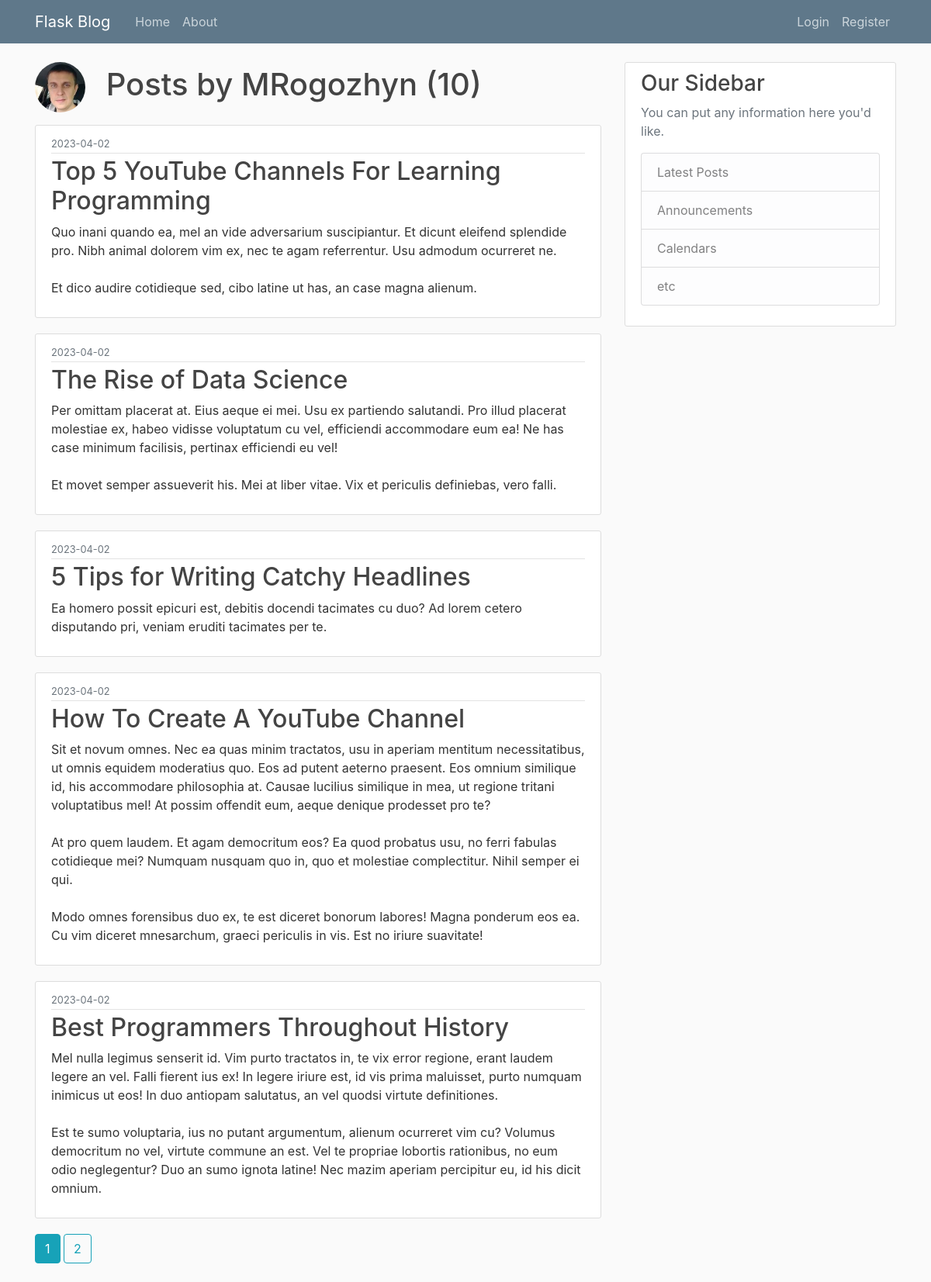
The app's page /user/MRogozhyn with its own data.
### flaskblog/models.py (models this page shows, shortened)
class User(db.Model, UserMixin):
    id = db.Column(db.Integer, primary_key=True)
    username = db.Column(db.String(20), unique=True, nullable=False)
    email = db.Column(db.String(120), unique=True, nullable=False)
    image_file = db.Column(db.String(20), nullable=False, default='default.jpg')
    password = db.Column(db.String(60), nullable=False)
    posts = db.relationship('Post', backref='author', lazy=True)

class Post(db.Model):
    id = db.Column(db.Integer, primary_key=True)
    title = db.Column(db.String(100), nullable=False)
    date_posted = db.Column(db.DateTime, nullable=False, default=datetime.utcnow)
    content = db.Column(db.Text, nullable=False)
    user_id = db.Column(db.Integer, db.ForeignKey('user.id'), nullable=False)

### flaskblog/routes.py (the view)
@app.route("/user/<string:username>")
def user_posts(username):
    page = request.args.get('page', 1, type=int)
    user = User.query.filter_by(username=username).first_or_404()
    posts = Post.query.filter_by(author=user)\
        .order_by(Post.date_posted.desc())\
        .paginate(page=page, per_page=5)
    return render_template('user_posts.html', posts=posts, user=user)

### flaskblog/templates/user_posts.html
{% extends "layout.html" %}
{% block content %}
    <h1 class="mb-3">
        <img class="rounded-circle article-img" src="{{ url_for('static', filename='profile_pict/' + user.image_file) }}">
        Posts by {{ user.username }} ({{ posts.total }})</h1>
	{% for post in posts.items %}
		<article class="media content-section">
          <div class="media-body">
            <div class="article-metadata">
              <small class="text-muted">{{ post.date_posted.strftime('%Y-%m-%d') }}</small>
            </div>
            <h2><a class="article-title" href="{{ url_for('post', post_id=post.id) }}">{{ post.title }}</a></h2>
            <p class="article-content">{{ post.content }}</p>
          </div>
        </article>
	{% endfor %}
    {% for page_num in posts.iter_pages(left_edge=1, right_edge=1, left_current=1, right_current=1) %}
        {% if page_num %}
            {% if posts.page == page_num %}
                <a class="btn btn-info mb-4" href="{{ url_for('user_posts', username=user.username, page=page_num) }}">{{ page_num }}</a>
            {% else %}
                <a class="btn btn-outline-info mb-4" href="{{ url_for('user_posts', username=user.username, page=page_num) }}">{{ page_num }}</a>
            {% endif %}
        {% else %}
            ...
        {% endif %}
    {% endfor %}
{% endblock content %}

### flaskblog/static/main.css (style rules this page uses)
body { background: #fafafa; color: #333333; margin-top: 5rem; }
h1, h2, h3, h4, h5, h6 { color: #444444; }
.content-section { background: #ffffff; padding: 10px 20px; border: 1px solid #dddddd; border-radius: 3px; margin-bottom: 20px; }
.article-title { color: #444444; }
.article-content { white-space: pre-line; }
.article-img { height: 65px; width: 65px; margin-right: 16px; }
.article-metadata { padding-bottom: 1px; margin-bottom: 4px; border-bottom: 1px solid #e3e3e3 }

### records on screen
User: image_file (picture), username "MRogozhyn"
Post: date_posted "2023-04-02", title "Top 5 YouTube Channels For Learning Programming", content "Quo inani quando ea, mel an vide adversarium suscipiantur. Et dicunt eleifend splendide pro. Nibh animal dolorem vim ex, nec te agam referrentur. Usu admodum ocurreret ne. Et dico audire cotidieque sed, cibo latine ut has, an case magna alienum."
Post: date_posted "2023-04-02", title "The Rise of Data Science", content "Per omittam placerat at. Eius aeque ei mei. Usu ex partiendo salutandi. Pro illud placerat molestiae ex, habeo vidisse voluptatum cu vel, efficiendi accommodare eum ea! Ne has case minimum facilisis, pertinax efficiendi eu vel! Et movet semper assueverit his. Mei at liber vitae. Vix et periculis definiebas, vero falli."
Post: date_posted "2023-04-02", title "5 Tips for Writing Catchy Headlines", content "Ea homero possit epicuri est, debitis docendi tacimates cu duo? Ad lorem cetero disputando pri, veniam eruditi tacimates per te."
Post: date_posted "2023-04-02", title "How To Create A YouTube Channel", content "Sit et novum omnes. Nec ea quas minim tractatos, usu in aperiam mentitum necessitatibus, ut omnis equidem moderatius quo. Eos ad putent aeterno praesent. Eos omnium similique id, his accommodare philosophia at. Causae lucilius similique in mea, ut regione tritani voluptatibus mel! At possim offendit eum, aeque denique prodesset pro te? At pro quem laudem. Et agam democritum eos? Ea quod probatus usu, no ferri fabulas cotidieque mei? Numquam nusquam quo in, quo et molestiae complectitur. Nihil semper ei qui. Modo omnes forensibus duo ex, te est diceret bonorum labores! Magna ponderum eos ea. Cu vim diceret mnesarchum, graeci periculis in vis. Est no iriure suavitate!"
Post: date_posted "2023-04-02", title "Best Programmers Throughout History", content "Mel nulla legimus senserit id. Vim purto tractatos in, te vix error regione, erant laudem legere an vel. Falli fierent ius ex! In legere iriure est, id vis prima maluisset, purto numquam inimicus ut eos! In duo antiopam salutatus, an vel quodsi virtute definitiones. Est te sumo voluptaria, ius no putant argumentum, alienum ocurreret vim cu? Volumus democritum no vel, virtute commune an est. Vel te propriae lobortis rationibus, no eum odio neglegentur? Duo an sumo ignota latine! Nec mazim aperiam percipitur eu, id his dicit omnium."

### other values on screen
{{ posts.total }} "10"
{{ page_num }} "1"
{{ page_num }} "2"
